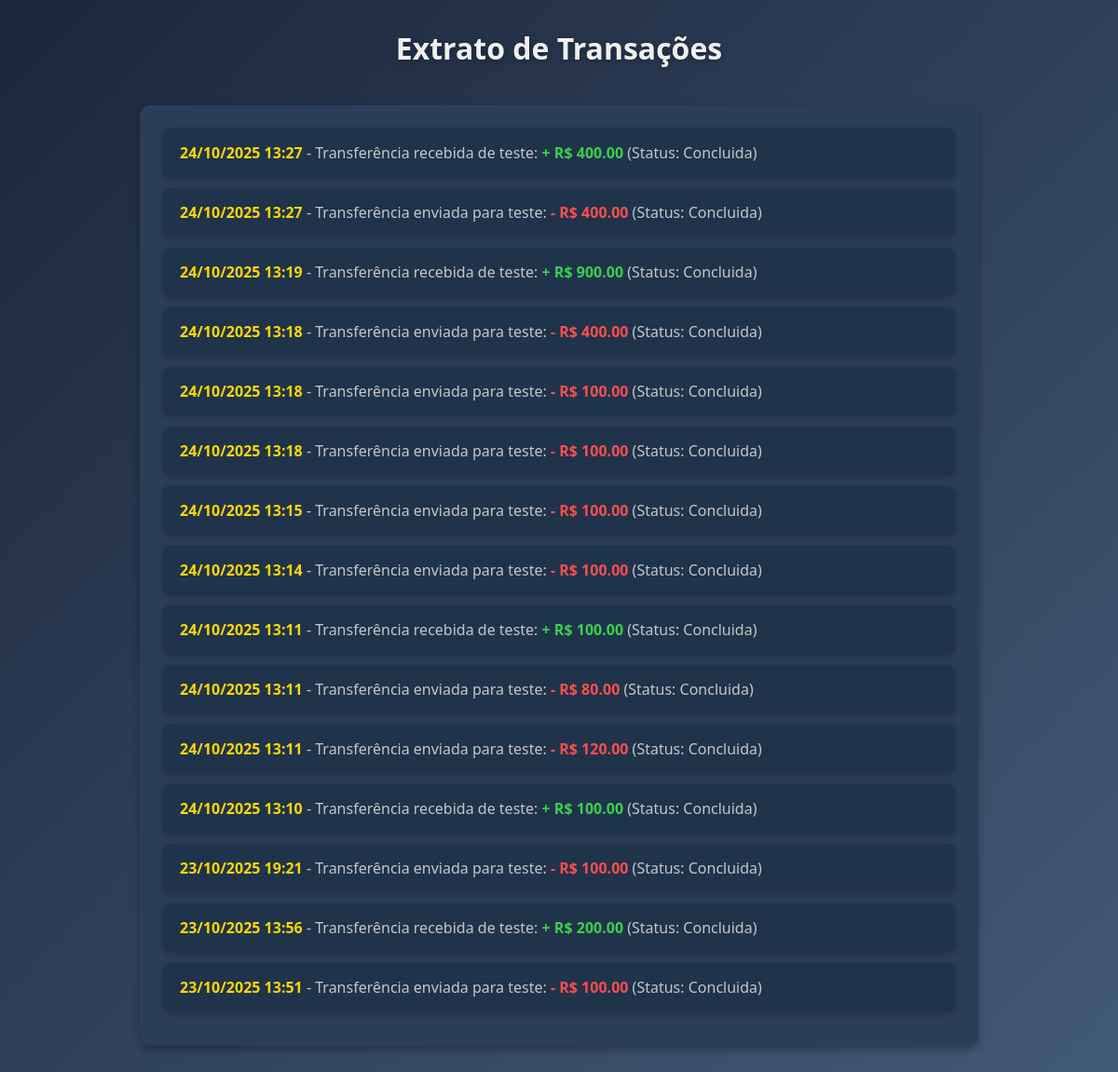
Before: /users/extrato/ (signed in) with the older database file.
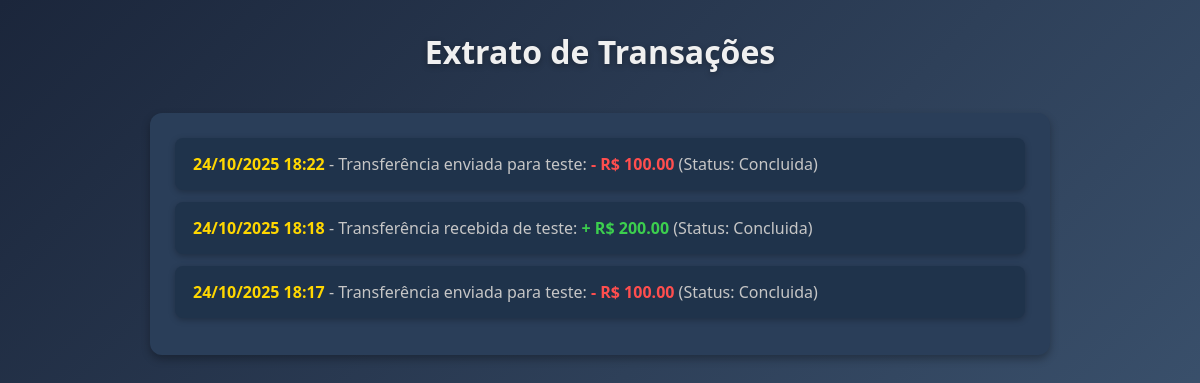
After: the same page with the newer database file.
### users/models.py (models this page shows, shortened)
class Transferencia(models.Model):
    STATUS_CHOICES = [
        ('concluida', 'Concluída'),
        ('falhou', 'Falhou'),
    ]
    remetente = models.ForeignKey(
        'Cliente',
        on_delete=models.CASCADE,
        related_name='transferencias_enviadas'
    )
    destinatario = models.ForeignKey(
        'Cliente',
        on_delete=models.CASCADE,
        related_name='transferencias_recebidas'
    )
    valor = models.DecimalField(max_digits=10, decimal_places=2)
    data_transferencia = models.DateTimeField(default=timezone.now)
    status = models.CharField(max_length=10, choices=STATUS_CHOICES, default='concluida')

class Cliente(models.Model):
    gerente_responsavel = models.ForeignKey(
        Gerente,
        on_delete=models.SET_NULL,
        null=True,
        blank=True,
        related_name="clientes"
    )
    numero_da_conta = models.CharField(
        max_length=20,
        unique=True,
        default=gerar_numero_conta
    )
    cpf = models.CharField(max_length=14, unique=True, validators=[cpf_validator])
    username = models.CharField(max_length=150)
    email = models.EmailField(unique=True)
    password = models.CharField(max_length=128)
    data_de_nascimento = models.DateField()
    telefone = models.CharField(max_length=14, validators=[telefone_validator])
    data_de_cadastro = models.DateTimeField(auto_now_add=True)
    saldo = models.DecimalField(max_digits=10, decimal_places=2, default=0.00)
    tipo_de_conta = models.CharField(
        max_length=20,
        choices=[
            ('corrente', 'Conta Corrente'),
            ('poupanca', 'Conta Poupança'),
            ('salario', 'Conta Salário'),
        ]
    )
    status_conta = models.CharField(max_length=20, default='ativa')
    admUser = models.BooleanField(default=False)
    creditos = models.DecimalField(max_digits=10, decimal_places=2, default=0.00)

### users/views.py (the view)
# urls.py: path('extrato/', views.extrato, name='extrato'),
def extrato(request):
    if "user_id" not in request.session:
        return redirect("users:login")
    admUser = request.session.get("admUser", False)
    if admUser:
        messages.error(request, "Apenas clientes podem acessar o extrato.")
        return redirect("users:perfil")
    cliente = get_object_or_404(Cliente, id=request.session["user_id"])
    transferencias_enviadas = cliente.transferencias_enviadas.all()
    transferencias_recebidas = cliente.transferencias_recebidas.all()
    todas_transferencias = sorted(
        list(transferencias_enviadas) + list(transferencias_recebidas),
        key=lambda t: t.data_transferencia,
        reverse=True
    )
    context = {
        "user": cliente,
        "transferencias": todas_transferencias,
    }
    return render(request, 'users/perfil/cliente/extrato.html', context)

### templates/users/perfil/cliente/extrato.html (shortened to what this page needs)
<!DOCTYPE html>
<html lang="pt-BR">
<head>
    {% load static %}
    <link rel="stylesheet" href="{% static 'perfil/cliente/extrato/style.css' %}">
</head>
<body>
    <div class="dashboard-container">
        <main class="main-content">
            <header class="main-header">
                <h1>Extrato de Transações</h1>
            </header>
            <section class="extrato-section">
                <ul class="extrato-list">
                    {% for t in transferencias %}
                        <li>
                            <strong>{{ t.data_transferencia|date:"d/m/Y H:i" }}</strong> -
                            {% if t.remetente == user %}
                                Transferência enviada para {{ t.destinatario.username }}:
                                <span class="valor-negativo">- R$ {{ t.valor }}</span>
                            {% else %}
                                Transferência recebida de {{ t.remetente.username }}:
                                <span class="valor-positivo">+ R$ {{ t.valor }}</span>
                            {% endif %}
                            (Status: {{ t.status|capfirst }})
                        </li>
                    {% empty %}
                        <li>Nenhuma transação encontrada.</li>
                    {% endfor %}
                </ul>
            </section>
        </main>
    </div>
</body>
</html>

Changed rows visible on the page:
removed Transferencia: data_transferencia "24/10/2025 13:27", remetente.username "teste", valor "400.00", status "Concluida"
removed Transferencia: data_transferencia "24/10/2025 13:27", destinatario.username "teste", valor "400.00", status "Concluida"
removed Transferencia: data_transferencia "24/10/2025 13:19", remetente.username "teste", valor "900.00", status "Concluida"
removed Transferencia: data_transferencia "24/10/2025 13:18", destinatario.username "teste", valor "400.00", status "Concluida"
removed Transferencia: data_transferencia "24/10/2025 13:18", destinatario.username "teste", valor "100.00", status "Concluida"
removed Transferencia: data_transferencia "24/10/2025 13:18", destinatario.username "teste", valor "100.00", status "Concluida"
removed Transferencia: data_transferencia "24/10/2025 13:15", destinatario.username "teste", valor "100.00", status "Concluida"
removed Transferencia: data_transferencia "24/10/2025 13:14", destinatario.username "teste", valor "100.00", status "Concluida"
removed Transferencia: data_transferencia "24/10/2025 13:11", remetente.username "teste", valor "100.00", status "Concluida"
removed Transferencia: data_transferencia "24/10/2025 13:11", destinatario.username "teste", valor "80.00", status "Concluida"
removed Transferencia: data_transferencia "24/10/2025 13:11", destinatario.username "teste", valor "120.00", status "Concluida"
removed Transferencia: data_transferencia "24/10/2025 13:10", remetente.username "teste", valor "100.00", status "Concluida"
removed Transferencia: data_transferencia "23/10/2025 19:21", destinatario.username "teste", valor "100.00", status "Concluida"
removed Transferencia: data_transferencia "23/10/2025 13:56", remetente.username "teste", valor "200.00", status "Concluida"
removed Transferencia: data_transferencia "23/10/2025 13:51", destinatario.username "teste", valor "100.00", status "Concluida"
added Transferencia: data_transferencia "24/10/2025 18:22", destinatario.username "teste", valor "100.00", status "Concluida"
added Transferencia: data_transferencia "24/10/2025 18:18", remetente.username "teste", valor "200.00", status "Concluida"
added Transferencia: data_transferencia "24/10/2025 18:17", destinatario.username "teste", valor "100.00", status "Concluida"
